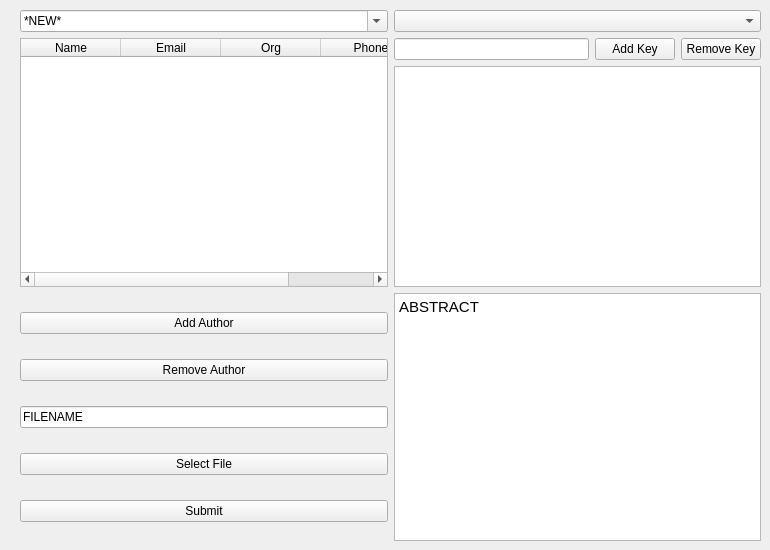
      <widget class="QWidget" name="authorTab">
       <attribute name="title">
        <string>Author</string>
       </attribute>
       <widget class="QWidget" name="gridLayoutWidget_3">
        <property name="geometry">
         <rect>
          <x>20</x>
          <y>10</y>
          <width>741</width>
          <height>531</height>
         </rect>
        </property>
        <layout class="QGridLayout" name="gridLayout_3">
         <item row="2" column="0">
          <layout class="QVBoxLayout" name="verticalLayout_8">
           <item>
            <widget class="QTableWidget" name="authorsTable">
             <column>
              <property name="text">
               <string>Name</string>
              </property>
             </column>
             <column>
              <property name="text">
               <string>Email</string>
              </property>
             </column>
             <column>
              <property name="text">
               <string>Org</string>
              </property>
             </column>
             <column>
              <property name="text">
               <string>Phone</string>
              </property>
             </column>
            </widget>
           </item>
          </layout>
         </item>
         <item row="1" column="1">
          <widget class="QComboBox" name="selectMainKey"/>
         </item>
         <item row="1" column="0">
          <widget class="QComboBox" name="selectPaperAuthor">
           <property name="editable">
            <bool>true</bool>
           </property>
           <item>
            <property name="text">
             <string>*NEW*</string>
            </property>
           </item>
          </widget>
         </item>
         <item row="5" column="1">
          <widget class="QTextEdit" name="paperAbstract">
           <property name="html">
            <string>&lt;!DOCTYPE HTML PUBLIC &quot;-//W3C//DTD HTML 4.0//EN&quot; &quot;http://www.w3.org/TR/REC-html40/strict.dtd&quot;&gt;
&lt;html&gt;&lt;head&gt;&lt;meta name=&quot;qrichtext&quot; content=&quot;1&quot; /&gt;&lt;style type=&quot;text/css&quot;&gt;
p, li { white-space: pre-wrap; }
&lt;/style&gt;&lt;/head&gt;&lt;body style=&quot; font-family:'MS Shell Dlg 2'; font-size:8.25pt; font-weight:400; font-style:normal;&quot;&gt;
&lt;p style=&quot; margin-top:0px; margin-bottom:0px; margin-left:0px; margin-right:0px; -qt-block-indent:0; text-indent:0px;&quot;&gt;&lt;span style=&quot; font-family:'Ubuntu'; font-size:11pt;&quot;&gt;ABSTRACT&lt;/span&gt;&lt;/p&gt;&lt;/body&gt;&lt;/html&gt;</string>
           </property>
          </widget>
         </item>
         <item row="2" column="1">
          <layout class="QVBoxLayout" name="verticalLayout_14">
           <item>
            <layout class="QHBoxLayout" name="horizontalLayout_4">
             <item>
              <widget class="QLineEdit" name="paperKeyEntry"/>
             </item>
             <item>
              <widget class="QPushButton" name="addPaperKey">
               <property name="text">
                <string>Add Key</string>
               </property>
              </widget>
             </item>
             <item>
              <widget class="QPushButton" name="rmvPaperKey">
               <property name="text">
                <string>Remove Key</string>
               </property>
              </widget>
             </item>
            </layout>
           </item>
           <item>
            <widget class="QListWidget" name="paperKeyListAuth"/>
           </item>
          </layout>
         </item>
         <item row="5" column="0">
          <layout class="QVBoxLayout" name="verticalLayout_10">
           <item>
            <widget class="QPushButton" name="addAuthor">
             <property name="text">
              <string>Add Author</string>
             </property>
            </widget>
           </item>
           <item>
            <widget class="QPushButton" name="rmvAuthor">
             <property name="text">
              <string>Remove Author</string>
             </property>
            </widget>
           </item>
           <item>
            <widget class="QLineEdit" name="filenameAuth">
             <property name="text">
              <string>FILENAME</string>
             </property>
            </widget>
           </item>
           <item>
            <widget class="QPushButton" name="selectFile">
             <property name="text">
              <string>Select File</string>
             </property>
            </widget>
           </item>
           <item>
            <widget class="QPushButton" name="submit">
             <property name="text">
              <string>Submit</string>
             </property>
            </widget>
           </item>
          </layout>
         </item>
        </layout>
       </widget>
      </widget>
